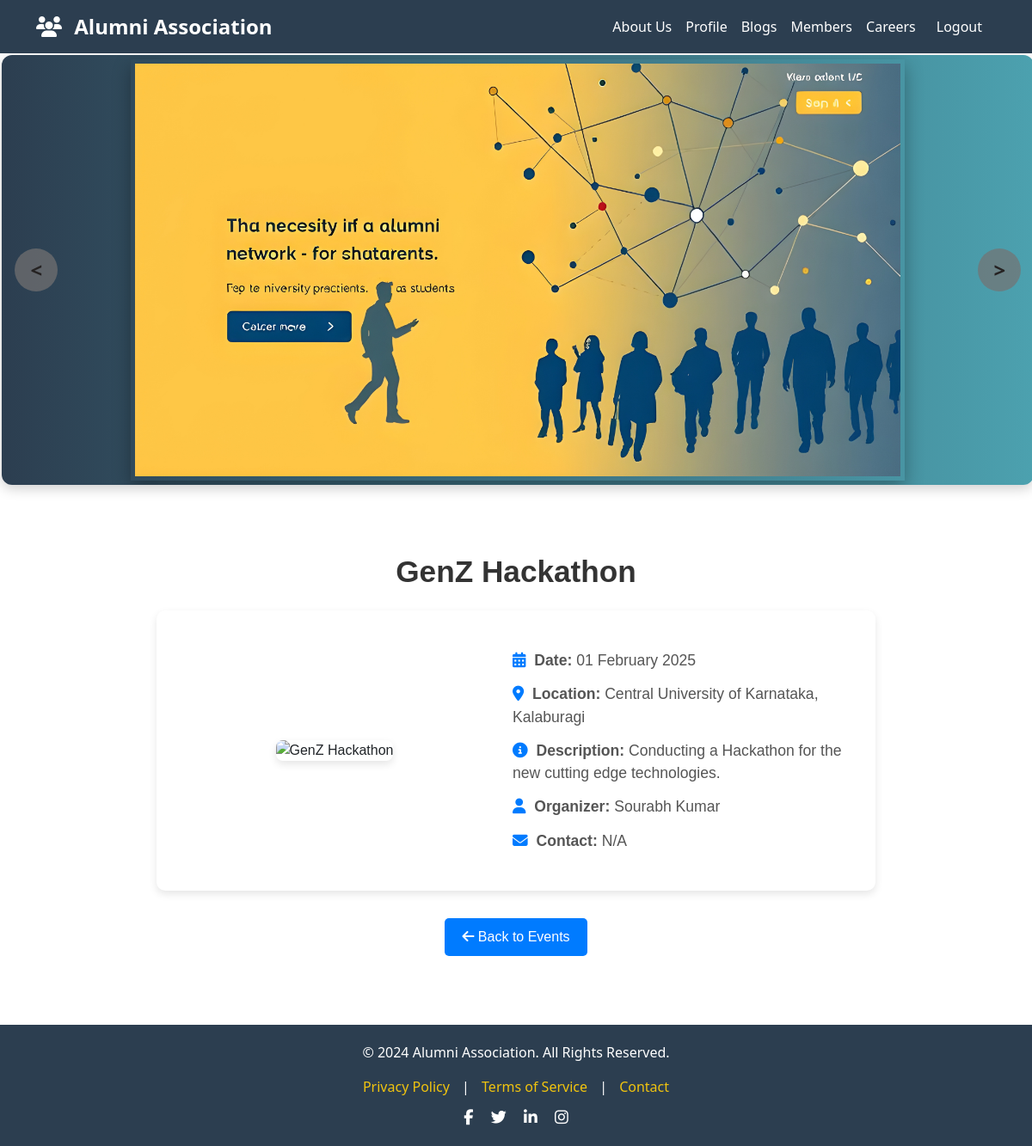
The app's page /event/1 (signed in) with its own data.
### website/models.py (models this page shows)
class Events(db.Model):
    id = db.Column(db.Integer, primary_key=True)
    title = db.Column(db.String(150), nullable=False)
    location = db.Column(db.String(255), nullable=False)
    date = db.Column(db.DateTime, nullable=False)
    description = db.Column(db.String(1024), nullable=True, default="N/A")
    organizer = db.Column(db.String(255), nullable=True, default="N/A")
    contact = db.Column(db.String(255), nullable=True, default="N/A")
    member_id = db.Column(db.Integer,db.ForeignKey('member.id'),nullable=False)

### website/views.py (the view)
@views.route('/event/<int:event_id>')
@login_required
def event_details(event_id):
    event = Events.query.get(event_id)
    if not event:
        return "Event not found", 404
    return render_template('eventsdetail.html', event=event,user=current_user)

### website/templates/eventsdetail.html (shortened to what this page needs)
{% extends "layout.html" %}
{% block body %}
<link rel="stylesheet" href="{{ url_for('static', filename='events.css') }}" />
<div class="event-details-page">
  <h1 class="event-title">{{ event.title }}</h1>
  <div class="event-details-container">
    <div class="event-image">
      <img src="{{ event.image_url }}" alt="{{ event.title }}" class="event-img"/>
    </div>
    <div class="event-info">
      <p><i class="fas fa-calendar-alt"></i> <strong>Date:</strong> {{ event.date.strftime('%d %B %Y') }}</p>
      <p><i class="fas fa-map-marker-alt"></i> <strong>Location:</strong> {{ event.location }}</p>
      <p><i class="fas fa-info-circle"></i> <strong>Description:</strong> {{ event.description }}</p>
      <p><i class="fas fa-user"></i> <strong>Organizer:</strong> {{ event.organizer }}</p>
      <p><i class="fas fa-envelope"></i> <strong>Contact:</strong> {{ event.contact }}</p>
    </div>
  </div>
  <a href="{{ url_for('views.events_page') }}" class="back-button">
    <i class="fas fa-arrow-left"></i> Back to Events
  </a>
</div>
{% endblock %}

### website/static/top.css (style rules this page uses)
body { font-family: "Poppins", sans-serif; background-color: #f8f9fa; color: #817f7f; margin: 0; padding: 0; }

### website/static/events.css (style rules this page uses)
.event-title { font-size: 1.4rem; font-weight: 600; margin-bottom: 0.5rem; }
.event-details-page { max-width: 900px; margin: 3rem auto; padding: 2rem; font-family: 'Poppins', sans-serif; text-align: center; }
.event-title { font-size: 2.2rem; font-weight: 600; color: #333; margin-bottom: 1.5rem; }
.event-details-container { display: flex; flex-wrap: wrap; gap: 2rem; justify-content: center; align-items: center; background: #fff; padding: 2rem; border-radius: 10px; box-shadow: 0 4px 10px rgba(0, 0, 0, 0.1); }
.event-image { flex: 1; max-width: 350px; }
.event-img { width: 100%; border-radius: 8px; box-shadow: 0 4px 10px rgba(0, 0, 0, 0.1); }
.event-info { flex: 1; text-align: left; font-size: 1rem; }
.event-info p { margin: 0.8rem 0; font-size: 1.1rem; color: #555; }
.event-info i { color: #007bff; margin-right: 5px; }
.back-button { display: inline-block; margin-top: 2rem; padding: 10px 20px; font-size: 1rem; color: white; background: #007bff; border-radius: 5px; text-decoration: none; transition: background 0.3s; }

### records on screen
Events: title "GenZ Hackathon", date "01 February 2025", location "Central University of Karnataka, Kalaburagi", description "Conducting a Hackathon for the new cutting edge technologies.", organizer "Sourabh Kumar", contact "N/A"
